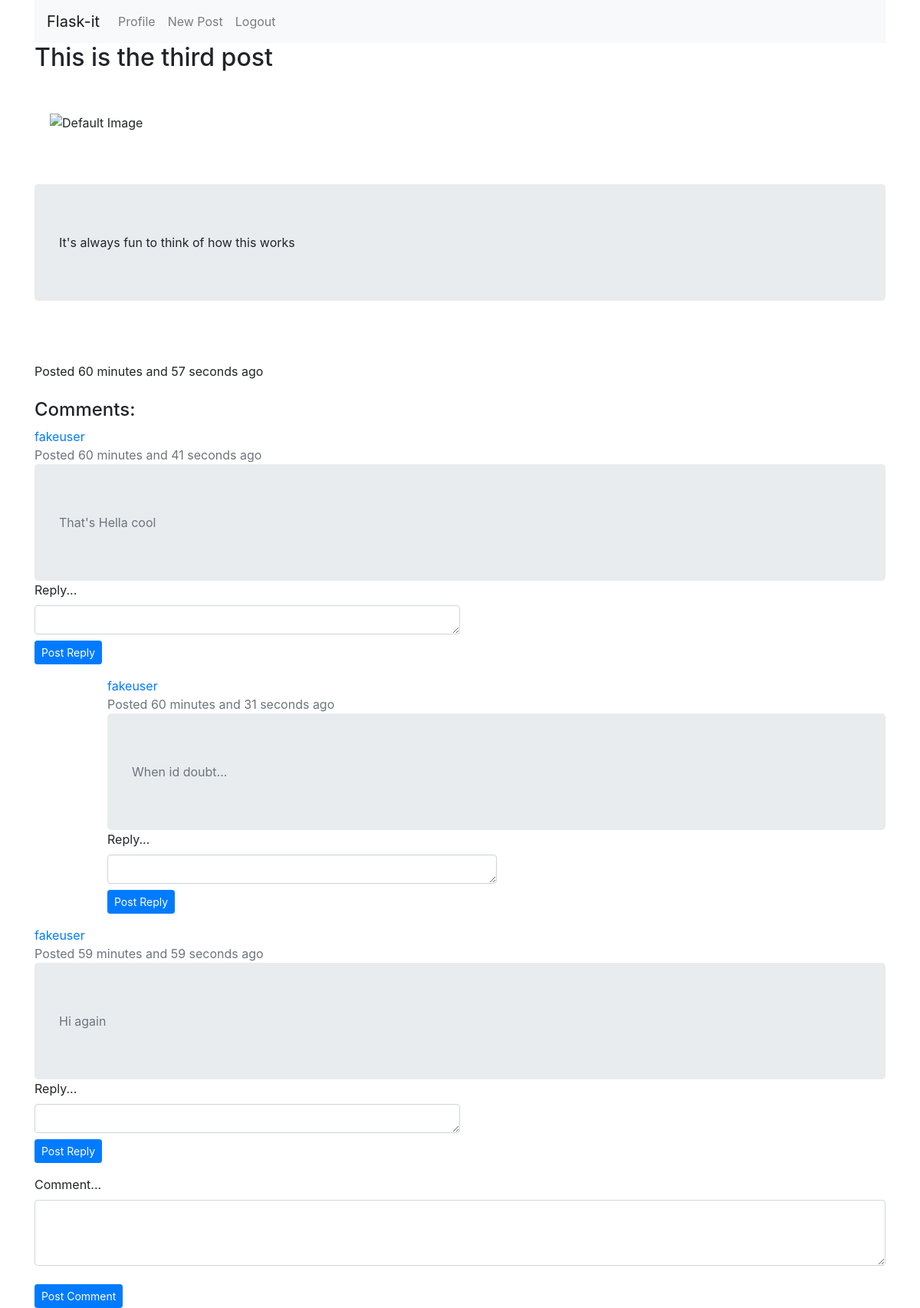
The page /entries/3 (signed in) on the database its author committed.
### flask_blog/models/entries.py (models this page shows, shortened)
class Entry(db.Model):
	__tablename__ = 'entries'
	id = db.Column(db.Integer, primary_key=True)
	title = db.Column(db.String(50), unique=True)
	imglnk = db.Column(db.String(1000))
	text = db.Column(db.Text)
	created_by = db.Column(db.String(32))
	created_at = db.Column(db.DateTime)
	def getPassedTimeStamp(self):
		current = datetime.utcnow() -self.created_at
		minutes = divmod(current.total_seconds(), 60)
		return f'{int(minutes[0])} minutes and {int(minutes[1])} seconds'

### flask_blog/models/comments.py (models this page shows, shortened)
class Comment(db.Model):
    _N = 6
    id = db.Column(db.Integer, primary_key=True)
    text = db.Column(db.String(140))
    author = db.Column(db.String(32))
    parentpostID = db.Column(db.Integer)
    timestamp = db.Column(db.DateTime(), default=datetime.utcnow, index=True)
    path = db.Column(db.Text, index=True)
    parent_id = db.Column(db.Integer, db.ForeignKey('comment.id'))
    replies = db.relationship(
        'Comment', backref=db.backref('parent', remote_side=[id]),
        lazy='dynamic')
    def level(self):
        return len(self.path) // self._N - 1
    def getPassedTimeStamp(self):
        current = datetime.utcnow() -self.timestamp
        minutes = divmod(current.total_seconds(), 60)
        return f'{int(minutes[0])} minutes and {int(minutes[1])} seconds'

### flask_blog/views/entries.py (the view)
@app.route('/entries/<int:id>', methods=['GET'])
def show_entry(id):
	if not current_user.is_authenticated:
		return redirect(url_for('welcome'))
	entry = Entry.query.get(id)
	comments = Comment.query.filter_by(parentpostID = entry.id).order_by(Comment.path)
	return render_template('entries/show.html', entry=entry, comments=comments)

### flask_blog/__init__.py (called while the page is built)
@login_manager.user_loader
def load_user(user_id):
	return User.query.get(int(user_id))

### flask_blog/templates/entries/show.html (shortened to what this page needs)
{% extends "layout.html" %}
{% block body %}
<h2>{{ entry.title }}</h2>
<br>
<div class="card-body">
{% if not entry.imglnk %}
<img src="https://www.pngitem.com/pimgs/m/84-844866_face-nose-black-facial-expression-person-smile-emotion.png" alt="Default Image">
{% else %}
<img src="{{entry.imglnk}}" alt="{{ entry.title }}" height="60%" width="40%">
{% endif %}
</div>
<br>
<br>
<div class="jumbotron">
{{ entry.text }}
</div>
<br><br>
Posted {{ entry.getPassedTimeStamp() }} ago
<br>
<br>
<h4>Comments:</h4>
{% for comment in comments %}
        <div class="row">
            {% if comment.level() == 0 %}
            <div class="col-12 border-start border-primary">
                {% elif comment.level() == 1 %}
                <div class="col-11 offset-1 border-start border-secondary">
                    {% elif comment.level() == 2 %}
                    <div class="col-10 offset-2 border-start border-success">
                        {% elif comment.level() == 3 %}
                        <div class="col-9 offset-3 border-start border-info">
                            {% elif comment.level() == 4 %}
                            <div class="col-8 offset-4 border-start border-primary">
                                {% else %}
                                <div class="col-7 offset-5 border-start border-primary">
                                    {% endif %}
                                    <div>
                                        <p class="m-0 text-muted"><span class="text-primary">
                                                {{comment.author}}</span> <br>
                                            <span class="text-small">Posted {{comment.getPassedTimeStamp()}} ago</span>
                                        </p>
                                        <p class="m-0 text-muted jumbotron">{{comment.text}}</p>
                                    </div>
                                    <div class="w-50" id="comment-{{comment.id}}">
                                        <form action="{{url_for('new_reply',id=entry.id,commentID=comment.id) }}" method="POST">
                                            <div class="form-group">
        										<label for="InputTextReply">Reply...</label>
        										<textarea class="form-control" id="InputTextReply" name=replytext rows="1"></textarea>
												<button type="submit" class="btn btn-primary mt-2 btn-sm" id="reply-button" name="reply-button">Post Reply</button>
    										</div>
                                        </form>
                                    </div>
                                </div>
                            </div>
                            {% endfor %}
							<form action="{{url_for('new_comment',id=entry.id) }}" method="POST">
                                            <div class="form-group">
        										<label for="InputTextComment">Comment...</label>
        										<textarea class="form-control" id="InputTextComment" name=commenttext rows="3"></textarea>
    										</div>
                                            <button type="submit" class="btn btn-primary mt-2 btn-sm" id="comment-button" name="comment-button">Post Comment</button>
                                        </form>
{% endblock %}

### rows shown on the page
Entry: title "This is the third post", text "It's always fun to think of how this works", getPassedTimeStamp "60 minutes and 57 seconds"
Comment: author "fakeuser", getPassedTimeStamp "60 minutes and 41 seconds", text "That's Hella cool"
Comment: author "fakeuser", getPassedTimeStamp "60 minutes and 31 seconds", text "When id doubt..."
Comment: author "fakeuser", getPassedTimeStamp "59 minutes and 59 seconds", text "Hi again"
